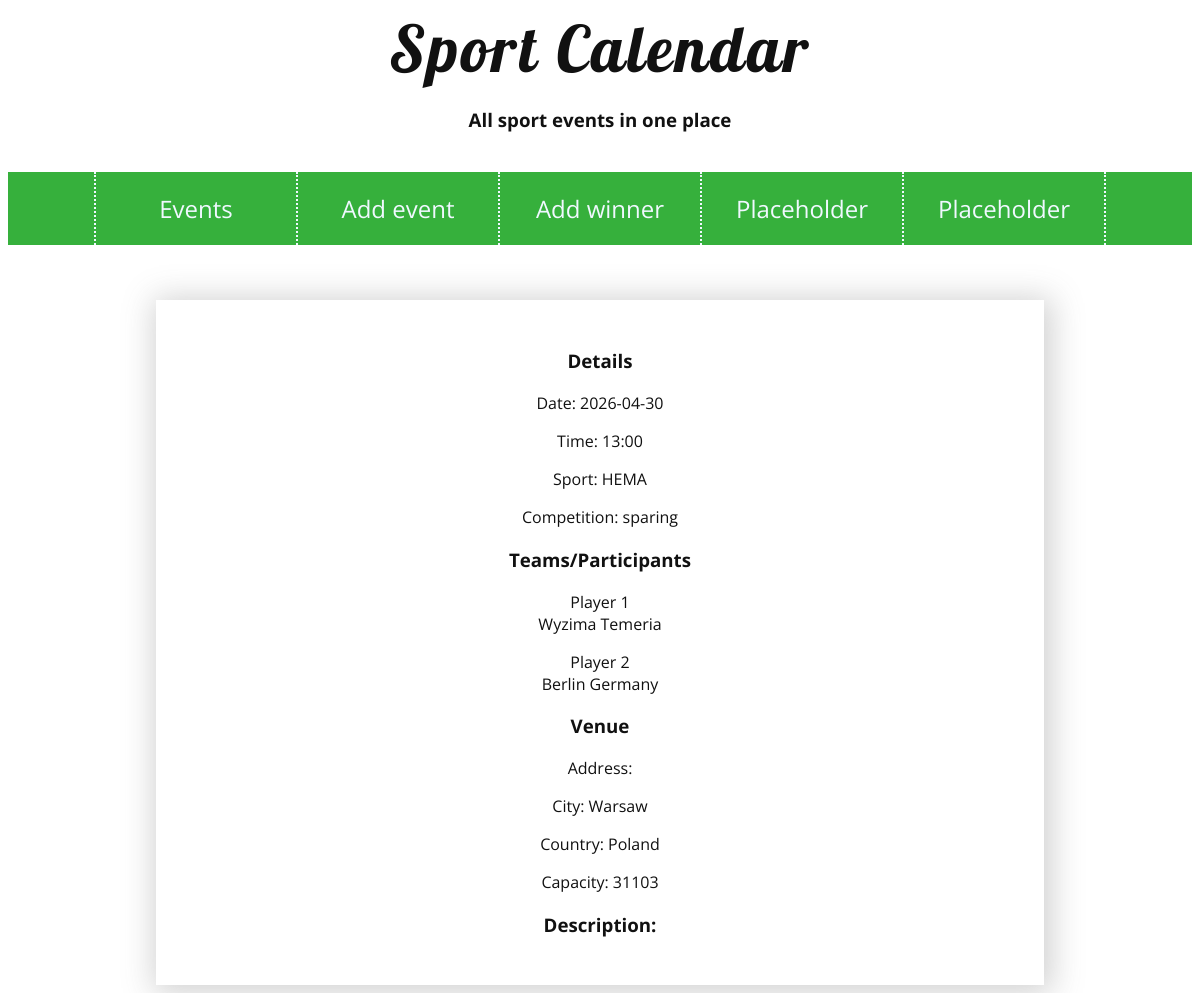
The page /single_event.php?e=3 on the database its author committed.
### tables this page shows
CREATE TABLE `event` (
  `event_id` int(11) NOT NULL,
  `_sport_id` int(11) NOT NULL,
  `_venue_id` int(11) NOT NULL,
  `_competition_id` int(11) NOT NULL,
  `_winner` int(11) DEFAULT NULL,
  `date` date NOT NULL,
  `time` time NOT NULL,
  `status` varchar(25) NOT NULL,
  `description` text NOT NULL
);

CREATE TABLE `sport` (
  `sport_id` int(11) NOT NULL,
  `name` varchar(255) NOT NULL
);

CREATE TABLE `competition` (
  `competition_id` int(11) NOT NULL,
  `name` varchar(255) NOT NULL
);

CREATE TABLE `team` (
  `team_id` int(11) NOT NULL,
  `_location_id` int(11) DEFAULT NULL,
  `name` varchar(255) NOT NULL
);

CREATE TABLE `location` (
  `location_id` int(11) NOT NULL,
  `country` varchar(255) NOT NULL,
  `city` varchar(255) NOT NULL
);

CREATE TABLE `venue` (
  `venue_id` int(11) NOT NULL,
  `_location_id` int(11) DEFAULT NULL,
  `name` varchar(255) NOT NULL,
  `address` varchar(255) NOT NULL,
  `capacity` int(11) NOT NULL
);

### single_event.php (the view, shortened to what this page needs)
<?php
require('connect.php');
$event_id=$_GET["e"];
$sql='SELECT event_id,date,time,venue.name as v_name,city,country,sport.name as s_name,competition.name as c_name, status,description,capacity,address,_winner
            FROM event JOIN competition ON competition.competition_id=event._competition_id join sport on sport.sport_id=event._sport_id
            join venue ON venue.venue_id=event._venue_id join location on location.location_id=venue._location_id where event_id=:event';
$query=$connection->prepare($sql);
$query->execute(["event"=>$event_id]);
$result=$query->fetch();
$query=$connection->prepare("SELECT name,city,country,team_id FROM teams_playing join team on teams_playing._team_id=team.team_id LEFT JOIN location on location.location_id=team._location_id WHERE _event_id=:event");
$query->execute(["event"=>$event_id]);
$teams=$query->fetchAll();
?>
<html lang="en">
<head>
    <link rel="stylesheet" href="main.css">
</head>
<body>
    <div id="wrapper">
        <div class="container">
            <main>
                <div>
                    <div><h3>Details</h3><div><p>Date: <?=$result["date"]?></p><p>Time: <?=substr($result["time"],0,5)?></p><p>Sport: <?=$result["s_name"]?></p><p>Competition: <?=$result["c_name"]?></p></div></div>
                    <div><h3>Teams/Participants</h3><div>
                    <?php
                        foreach($teams as $team){
                            echo"<p>{$team['name']}</br>{$team['city']} {$team['country']}</p>";
                        }
                    ?>
                    </div></div>
                    <div><h3>Venue</h3><div><p>Address: <?=$result["address"]?></p><p>City: <?=$result["city"]?></p><p>Country: <?=$result["country"]?></p><p>Capacity: <?=$result["capacity"]?></p></div></div>
                    <div><h3>Description:</h3><div><p class="long-text"><?=$result["description"]?></p></div></div>
                </div>
            </main>
        </div>
    </div>
</body>
</html>

### main.css (style rules this page uses)
body { background-image: url("img/hexellence.png"); font-size: 16px; font-family: 'Open Sans', sans-serif; color: #111; }
a:link { color: #36b03c; text-decoration: none; }
h1 { font-family: 'Lobster', cursive; font-size: 64px; font-weight: 400; text-align: center; letter-spacing: 3px; margin-top: 0px; margin-bottom: 10px; }
p { text-align: center; }
.container { background-color: white; width: 70%; padding: 30px; margin-left: auto; margin-right: auto; margin-top: 55px; -webkit-box-shadow: 3px 3px 30px 5px rgba(204,204,204,0.9); -moz-box-shadow: 3px 3px 30px 5px rgba(204,204,204,0.9); box-shadow: 3px 3px 30px 5px rgba(204,204,204,0.9); text-align: center; }
#wrapper { text-align: center; }
#menu { background-color: #36b03c; display: flex; justify-content: center; margin:40px 0px; align-items: center; position:sticky; top: 0; }
.linkmenu { color:aliceblue !important; width: 200px; padding: 20px 0px; border-right:2px dotted aliceblue; text-align: center; font-size: 24px; }
.linkmenu:first-child { border-left: 2px dotted aliceblue; }

### rows shown on the page
event: date "2026-04-30", time "13:00", _sport.name "HEMA", _competition.name "sparing", location.city "Warsaw", location.country "Poland", _venue.capacity "31103"
team: name "Player 1", _location.city "Wyzima", _location.country "Temeria"
team: name "Player 2", _location.city "Berlin", _location.country "Germany"
